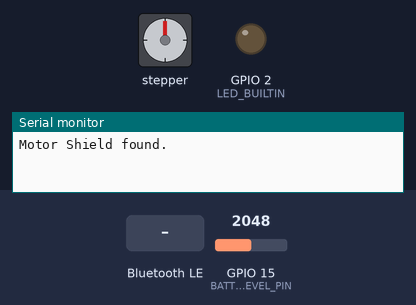
Bench run of a program on a simulated ESP32. Shown: stepper motor, output pins drawn as LEDs (lit = HIGH), the last lines printed to the serial monitor. The test bench sets the inputs (shaded band); at power-on: GPIO 15 (BATTERY_LEVEL_PIN) = 2048. Nothing arrives over Bluetooth unless stated; a phone connects over Bluetooth LE 3 s after start; stepper angles assume 200 steps per turn.

Above: at 1.2 s.
1.3 s: Bluetooth LE write "90" received
At 4.0 s:
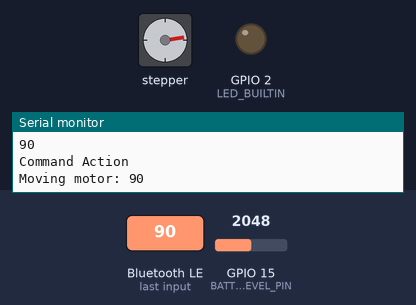
4.8 s: Bluetooth LE write "5" received
At 5.4 s:
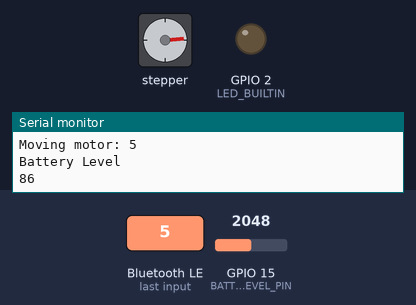
6.3 s: Bluetooth LE write "200" received
At 9.55 s:
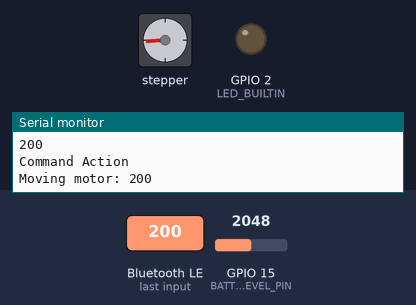
9.8 s: Bluetooth LE write "5" received
At 10.4 s:
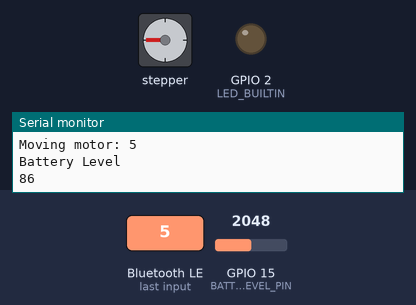
11.3 s: Bluetooth LE write "90" received
At 14.0 s:
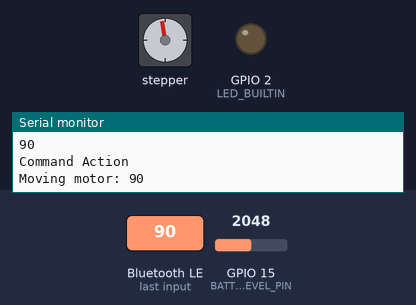
14.8 s: Bluetooth LE write "200" received
At 18.5 s:
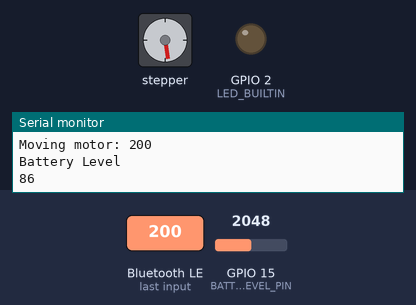
Timing chart, 0 to 20.0 s (numbered marks = the images above; inputs shaded):
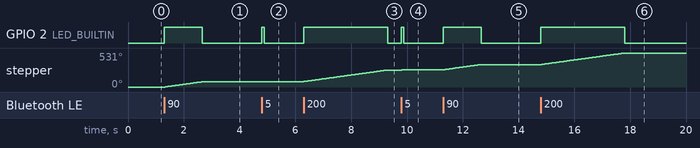

The program:

main.cpp
```cpp
// (licence header left out)
#include <Arduino.h>

#include <BLEDevice.h>
#include <BLEUtils.h>
#include <BLEServer.h>
#include <BLE2902.h>

// https://github.com/adafruit/Adafruit_Motor_Shield_V2_Library

#include <Adafruit_MotorShield.h>

/////////////////////////////////////////////////////
// BLE Code
/////////////////////////////////////////////////////

// Add some technical debt and allow for more than one command to be tracked...
uint8_t commandsReceived = 0;
int16_t command = 0;

// For Bluetooth Low Energy, give the device a name
#define DEVICENAME  "Servo01"

// Give the service and characterists UUIDs generated with uuidgen
#define SERVO_SERVICE "4841957A-9AAD-471D-9BF0-380CE9FA3180"
#define SERVO_CHARACTERISTIC "B07F3CBD-1E48-4729-BA7B-273EB88D5762"
#define BATTERY_SERVICE BLEUUID((uint16_t)0x180F)
BLECharacteristic BatteryLevelCharacteristic(BLEUUID((uint16_t)0x2A19), BLECharacteristic::PROPERTY_READ | BLECharacteristic::PROPERTY_NOTIFY);

/**
 * @brief The following code is for the BLE callbacks. These
 *        are accessed when a BLE event occurs such as receiving
 *        a message.
 */
class BleCallbacks : public BLECharacteristicCallbacks
{
  /**
   * @brief This is a command received via a write.
   *
   * @param pCharacteristic
   */
  void onWrite(BLECharacteristic *pCharacteristic)
  {
    // Read the value received in the characteristic
    std::string value = pCharacteristic->getValue();

    // For debug purposes print the received value
    Serial.println("write Blue tooth characteristic called");

    // Covert the received value into a char.
    const char *commandChar = value.c_str();

    Serial.println("Command Received");
    Serial.println(commandChar);
    command = atoi(commandChar);

    // For now simply assume the command is a direction and step
    commandsReceived++;
  }
};

/**
 * @brief Setup the BLE service for both battery level and moving the motors
 *
 */
void setupBle() {
  BLEDevice::init(DEVICENAME);
  BLEServer *pServer = BLEDevice::createServer();

  BLEService *pServoService = pServer->createService(SERVO_SERVICE);

  // We will only setup write
  BLECharacteristic *pCharacteristic = pServoService->createCharacteristic(
      SERVO_CHARACTERISTIC,
      BLECharacteristic::PROPERTY_WRITE);

  pCharacteristic->setCallbacks(new BleCallbacks());

  // Create the BLE Service
  BLEService *pBatteryService = pServer->createService(BATTERY_SERVICE);
  BLEDescriptor BatteryLevelDescriptor(BLEUUID((uint16_t)0x2901));

  pBatteryService->addCharacteristic(&BatteryLevelCharacteristic);
  BatteryLevelDescriptor.setValue("Percentage 0 - 100");
  BatteryLevelCharacteristic.addDescriptor(&BatteryLevelDescriptor);
  BatteryLevelCharacteristic.addDescriptor(new BLE2902());

  // Start the BLE service
  pServoService->start();
  pBatteryService->start();

  // Set the advertizing power and start advertizing
  esp_ble_tx_power_set(ESP_BLE_PWR_TYPE_ADV, ESP_PWR_LVL_P9);
  BLEAdvertising *pAdvertising = pServer->getAdvertising();
  pAdvertising->addServiceUUID(SERVO_SERVICE);
  pAdvertising->addServiceUUID(BATTERY_SERVICE);
  pAdvertising->start();
}

/////////////////////////////////////////////////////
// Servo Code
/////////////////////////////////////////////////////
// Create the motor shield object with the default I2C address
// https://www.adafruit.com/product/2927
Adafruit_MotorShield AFMS = Adafruit_MotorShield();

// The Motor Port is the port on the
#define MOTOR_PORT 2  // M3 M4
#define STEPS_PER_REVOLUTION 200 // 1.8 degrees

// Create the default stepper motor
Adafruit_StepperMotor *myMotor = AFMS.getStepper(STEPS_PER_REVOLUTION, MOTOR_PORT);

/**
 * @brief  Setup the Servo shield
 *
 */
void setupServo() {
  // Setup the Servo Motor
  // Check that the Stepper Motor shield is available and configured.
  if (!AFMS.begin()) {         // create with the default frequency 1.6KHz
  // if (!AFMS.begin(1000)) {  // OR with a different frequency, say 1KHz
    Serial.println("Could not find Motor Shield. Check wiring.");
    while (1); // Nothing bad can come of this... and endless loop
  }

  Serial.println("Motor Shield found.");

  // Set an initial motor speed.
  myMotor->setSpeed(10);  // 10 rpm
}

/**
 * @brief Move the stepper motor the given direction and rotations
 *
 * @param movement
 *
 * The style of INTERLEAVE can be SINGLE, DOUBLE, INTERLEAVE or MICROSTEP.
 */
void moveStepper(uint16_t movement) {
  Serial.println("Command Action");

  // Take the oldest command
  uint16_t stepSize = abs(movement);
  Serial.print("Moving motor: ");
  Serial.println(command);

  if (command > 0) {
    myMotor->step(stepSize, FORWARD, INTERLEAVE);
  } else {
    myMotor->step(stepSize, BACKWARD, INTERLEAVE);
  }
}

/////////////////////////////////////////////////////
// Arduino Code
/////////////////////////////////////////////////////

#define BATTERY_LEVEL_PIN A13
uint8_t batteryLevel = 57;
#define BATTERY_POST_INTERVAL 5000
unsigned long batteryPostTime = millis();

/**
 * @brief Read the battery level as a percentage
 * The will be between 3.2v and 4.2v, the percentage may not be a
 * linear representation
 * https://learn.adafruit.com/adafruit-huzzah32-esp32-feather/power-management
 *
 */
uint8_t readBatteryLevel() {
  #define MIN_VOLTAGE (double)3.2
  #define MAX_VOLTAGE (double)4.2
  #define OPERATING_VOLTAGE (double)3.3
  #define MAX_VOLTAGE (double)4.2
  #define REFERENCE_VOLTAGE (double)1.1

  uint16_t voltage = analogRead(BATTERY_LEVEL_PIN);

  double currentVoltage = (voltage / 4095.0) * 2 * REFERENCE_VOLTAGE * OPERATING_VOLTAGE;

  return (uint8_t)((currentVoltage * 100.0)/MAX_VOLTAGE);
}

/**
 * @brief The setup function is part of the Arduino framwework of calls.
 *        It is called once before the loop is started and is the place to put
 *        one off initialization code.
 */
void setup() {
  // set up Serial port to 115200.
  // For this to work with PlatormIO the monitor_speed also needs setting
  // in platform.ini
  Serial.begin(115200);

  pinMode(A13,INPUT);
  pinMode(LED_BUILTIN, OUTPUT);

  // Horrible coding to wait for Serial to be available..... endless loop
  while (!Serial);

  setupServo();

  // Now setup BLE
  setupBle();
}

/**
 * @brief The main loop of the Arduino code that is called
 * repeatedly.
 *
 */
void loop() {

  if ((millis() - batteryPostTime) > BATTERY_POST_INTERVAL) {
    batteryLevel = readBatteryLevel();
    Serial.println("Battery Level");
    Serial.println(int(batteryLevel));

    BatteryLevelCharacteristic.setValue(&batteryLevel, 1);
    BatteryLevelCharacteristic.notify();

    batteryPostTime = millis();
  }

  if (commandsReceived > 0) {
    digitalWrite(LED_BUILTIN, HIGH);
    moveStepper(command);

    command = 0;
    commandsReceived = 0;
    //commandsReceived--;

    digitalWrite(LED_BUILTIN, LOW);
  }
}
```

Measured:
- after the input at 1.3 s, GPIO 2 (LED_BUILTIN): LOW → HIGH at once, → LOW 1.4 s later; stepper: turns 81° clockwise in 1.3 s, starting at once
- after the input at 4.8 s, GPIO 2 (LED_BUILTIN): LOW → HIGH at once, → LOW 0.08 s later; stepper: goes 83° 0.03 s, then 85°, starting at once
- after the input at 6.3 s, GPIO 2 (LED_BUILTIN): LOW → HIGH at once, → LOW 3.0 s later; stepper: turns 180° clockwise in 3.0 s, starting at once
- after the input at 11.3 s, GPIO 2 (LED_BUILTIN): LOW → HIGH at once, → LOW 1.4 s later; stepper: turns 81° clockwise in 1.3 s, starting at once
- after the input at 14.8 s, GPIO 2 (LED_BUILTIN): LOW → HIGH at once, → LOW 3.0 s later; stepper: turns 180° clockwise in 3.0 s, starting at once
